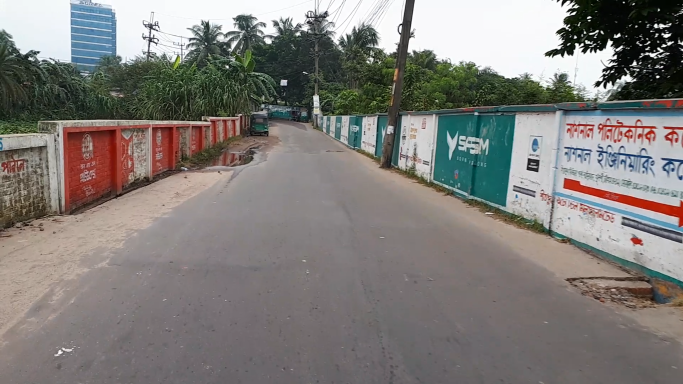
#> input picture image5.png, 1366 x 768 px, given in place of Pothole.jpg, which was not available (shown at 1/2 size)
$ python LBP2.py   (older library calls are emulated)
#> lines starting #> are read from the running program, lines starting #| are printed output that depends on the picture; after the words box and inside, x2 and y2 are one past the last pixel; in counts of white or black regions, pixels touching at a corner belong together; pictures that were not available may be replaced by others from this repository, and a replacement may not be noted
#> further down, image is the input picture: shape (768, 1366, 3); mean B, G, R 121.8, 125.1, 128.4
from skimage import feature

import matplotlib.pyplot as plt
import numpy as np
import argparse
import imutils
import cv2

def resizeImage(image):

    h, w, _ = image.shape
#> h = 768; w = 1366

    width = 360  #  This "width" is the width of the resize`ed image
    # calculate the ratio of the width and construct the
    # dimensions
    ratio = width / float(w)
#> ratio = 0.264
    dim = (width, int(h * ratio))
#> dim = (360, 202)
    resized = cv2.resize(image, dim, interpolation=cv2.INTER_AREA)
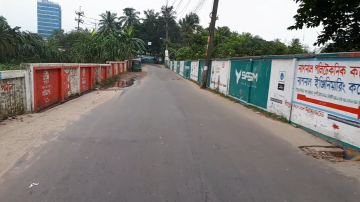
#> resized: shape (202, 360, 3); mean B, G, R 121.8, 125.1, 128.4
    #resized = cv2.resize(image, dim, interpolation=cv2.INTER_CUBIC)
    return resized

# 1 load the image
imagepath = "Pothole.jpg"
# , double it in size, and grab the cell size
image = cv2.imread(imagepath)


image = resizeImage(image)
h, w,_ = image.shape
#> h = 202; w = 360
cellSize = h/10
#> cellSize = 20.2

gray = cv2.cvtColor(image, cv2.COLOR_BGR2GRAY)
cv2.imshow("Image", gray)
cv2.waitKey(0)

cv2.imwrite("docsIMG/gray_resized_image.png", gray)

# construct the figure
plt.style.use("ggplot")
(fig, ax) = plt.subplots()
fig.suptitle("Local Binary Patterns")
plt.ylabel("% of Pixels")
plt.xlabel("LBP pixel bucket")


# displaying default to make cool image
features = feature.local_binary_pattern(gray, 30, 10, method="default") # method="uniform")
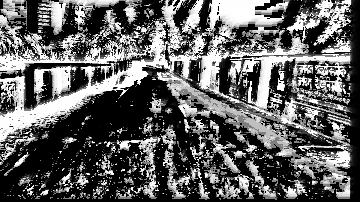
#> features: shape (202, 360) float64; min 0, max 1.07e+09, mean 410890038.4; drawn with min black and max white
cv2.imshow("LBP", features.astype("uint8"))
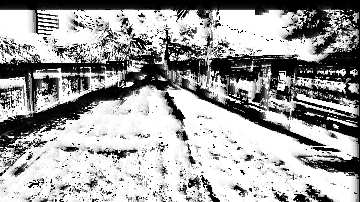
#> window 'LBP': shape (202, 360); min 0, max 255, mean 161.6
cv2.waitKey(0)


ax.hist(features.ravel(), normed=True, bins=20, range=(0, 256))
ax.set_xlim([0, 256])
ax.set_ylim([0, 0.030])
# save figure
fig.savefig('docsIMG/lbp_histogram.png')   # save the figure to file
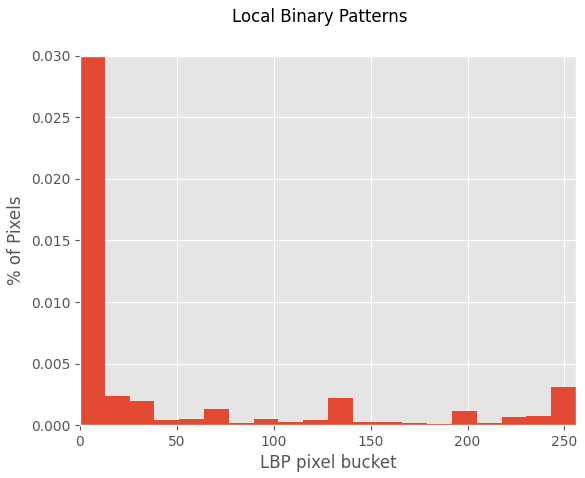
#> figure drawn by matplotlib, 1 panel; tallest bar 0.0613 high, from x = -8.88e-16 to 12.8
plt.show()

cv2.destroyAllWindows()
#######################################################################

stacked = np.dstack([gray]* 3)

# Divide the image into 100 pieces
(h, w) = stacked.shape[:2]
cellSizeYdir = h / 10
#> cellSizeYdir = 20.2
cellSizeXdir = w / 10
#> cellSizeXdir = 36

# Draw the box around area
# loop over the x-axis of the image
for x in range(0, int(w), int(cellSizeXdir)):
    # draw a line from the current x-coordinate to the bottom of
    # the image

    cv2.line(stacked, (x, 0), (x, h), (0, 255, 0), 1)
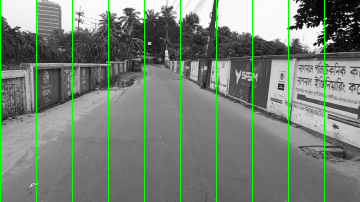
#> stacked: shape (202, 360, 3); mean of channels 0, 1, 2 122.2, 129.2, 122.2; drawn as B, G, R
    #
# loop over the y-axis of the image
for y in range(0, int(h), int(cellSizeYdir)):
    # draw a line from the current y-coordinate to the right of
    # the image
    cv2.line(stacked, (0, y), (w, y), (0, 255, 0), 1)
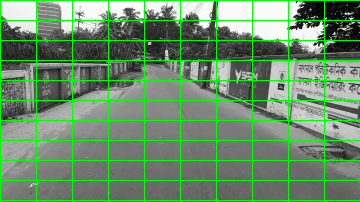
#> stacked: shape (202, 360, 3); 5.29% of pixels changed, all inside (x1, y1, x2, y2) = (1, 0, 360, 201); drawn as B, G, R

# draw a line at the bottom and far-right of the image
cv2.line(stacked, (0, h - 1), (w, h - 1), (0, 255, 0), 1)
cv2.line(stacked, (w - 1, 0), (w - 1, h - 1), (0, 255, 0), 1)
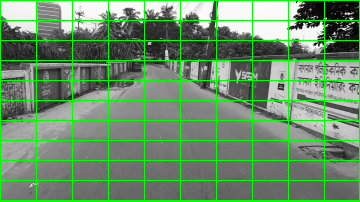
#> stacked: shape (202, 360, 3); mean of channels 0, 1, 2 114.7, 137.2, 114.7; drawn as B, G, R

$ run again, on 112.png
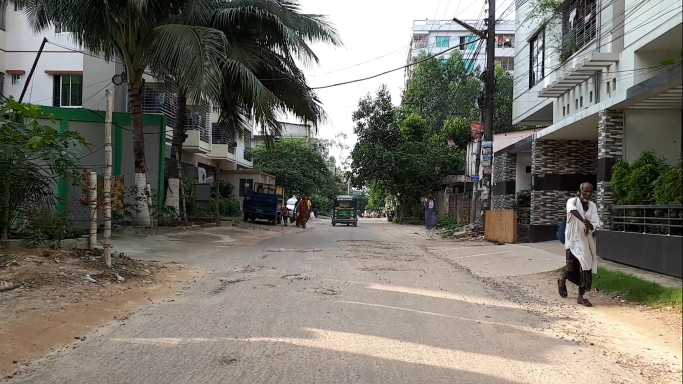
#> input picture 112.png, 1366 x 768 px, given in place of Pothole.jpg, which was not available (shown at 1/2 size)
#> image is the input picture: shape (768, 1366, 3); mean B, G, R 105.1, 114, 117.1
#> after the loop `for y in range(0, int(h), int(cellSizeYdir)):`:
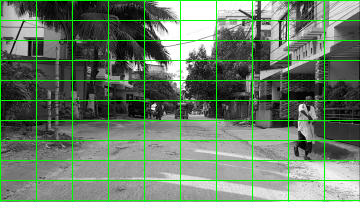
#> stacked: shape (202, 360, 3); mean of channels 0, 1, 2 104.6, 125.2, 104.6; drawn as B, G, R
#> `cv2.line(stacked, (w - 1, 0), (w - 1, h - 1), (0, 255, 0), 1)`:
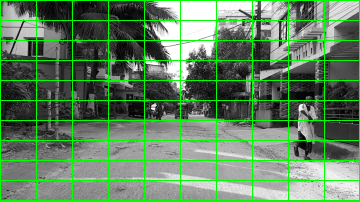
#> stacked: shape (202, 360, 3); mean of channels 0, 1, 2 103.7, 126.2, 103.7; drawn as B, G, R
